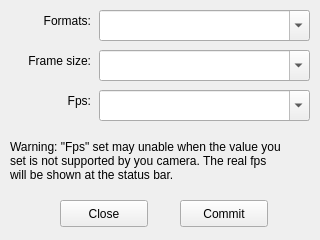
<?xml version="1.0" encoding="UTF-8"?>
<ui version="4.0">
 <class>PinWindow</class>
 <widget class="QWidget" name="PinWindow">
  <property name="geometry">
   <rect>
    <x>0</x>
    <y>0</y>
    <width>320</width>
    <height>240</height>
   </rect>
  </property>
  <property name="minimumSize">
   <size>
    <width>320</width>
    <height>240</height>
   </size>
  </property>
  <property name="maximumSize">
   <size>
    <width>320</width>
    <height>240</height>
   </size>
  </property>
  <property name="windowTitle">
   <string>Pin</string>
  </property>
  <widget class="QComboBox" name="dpiSelect">
   <property name="geometry">
    <rect>
     <x>99</x>
     <y>50</y>
     <width>211</width>
     <height>31</height>
    </rect>
   </property>
   <property name="sizePolicy">
    <sizepolicy hsizetype="Minimum" vsizetype="Fixed">
     <horstretch>0</horstretch>
     <verstretch>0</verstretch>
    </sizepolicy>
   </property>
   <property name="minimumSize">
    <size>
     <width>200</width>
     <height>0</height>
    </size>
   </property>
   <property name="editable">
    <bool>true</bool>
   </property>
  </widget>
  <widget class="QComboBox" name="fpsSelect">
   <property name="geometry">
    <rect>
     <x>99</x>
     <y>90</y>
     <width>211</width>
     <height>31</height>
    </rect>
   </property>
   <property name="sizePolicy">
    <sizepolicy hsizetype="Minimum" vsizetype="Fixed">
     <horstretch>0</horstretch>
     <verstretch>0</verstretch>
    </sizepolicy>
   </property>
   <property name="minimumSize">
    <size>
     <width>200</width>
     <height>0</height>
    </size>
   </property>
   <property name="editable">
    <bool>true</bool>
   </property>
  </widget>
  <widget class="QLabel" name="label_8">
   <property name="geometry">
    <rect>
     <x>20</x>
     <y>50</y>
     <width>71</width>
     <height>21</height>
    </rect>
   </property>
   <property name="sizePolicy">
    <sizepolicy hsizetype="Maximum" vsizetype="Preferred">
     <horstretch>0</horstretch>
     <verstretch>0</verstretch>
    </sizepolicy>
   </property>
   <property name="text">
    <string>Frame size:</string>
   </property>
   <property name="alignment">
    <set>Qt::AlignRight|Qt::AlignTrailing|Qt::AlignVCenter</set>
   </property>
  </widget>
  <widget class="QLabel" name="label_9">
   <property name="geometry">
    <rect>
     <x>20</x>
     <y>90</y>
     <width>71</width>
     <height>21</height>
    </rect>
   </property>
   <property name="sizePolicy">
    <sizepolicy hsizetype="Maximum" vsizetype="Preferred">
     <horstretch>0</horstretch>
     <verstretch>0</verstretch>
    </sizepolicy>
   </property>
   <property name="text">
    <string>Fps:</string>
   </property>
   <property name="alignment">
    <set>Qt::AlignRight|Qt::AlignTrailing|Qt::AlignVCenter</set>
   </property>
  </widget>
  <widget class="QPushButton" name="cancelButton">
   <property name="geometry">
    <rect>
     <x>60</x>
     <y>200</y>
     <width>88</width>
     <height>27</height>
    </rect>
   </property>
   <property name="text">
    <string>Close</string>
   </property>
  </widget>
  <widget class="QPushButton" name="commitButton">
   <property name="geometry">
    <rect>
     <x>180</x>
     <y>200</y>
     <width>88</width>
     <height>27</height>
    </rect>
   </property>
   <property name="text">
    <string>Commit</string>
   </property>
  </widget>
  <widget class="QLabel" name="label_10">
   <property name="geometry">
    <rect>
     <x>20</x>
     <y>10</y>
     <width>71</width>
     <height>21</height>
    </rect>
   </property>
   <property name="sizePolicy">
    <sizepolicy hsizetype="Maximum" vsizetype="Preferred">
     <horstretch>0</horstretch>
     <verstretch>0</verstretch>
    </sizepolicy>
   </property>
   <property name="text">
    <string>Formats:</string>
   </property>
   <property name="alignment">
    <set>Qt::AlignRight|Qt::AlignTrailing|Qt::AlignVCenter</set>
   </property>
  </widget>
  <widget class="QComboBox" name="matSelect">
   <property name="geometry">
    <rect>
     <x>99</x>
     <y>10</y>
     <width>211</width>
     <height>31</height>
    </rect>
   </property>
   <property name="sizePolicy">
    <sizepolicy hsizetype="Minimum" vsizetype="Fixed">
     <horstretch>0</horstretch>
     <verstretch>0</verstretch>
    </sizepolicy>
   </property>
   <property name="minimumSize">
    <size>
     <width>200</width>
     <height>0</height>
    </size>
   </property>
   <property name="editable">
    <bool>true</bool>
   </property>
  </widget>
  <widget class="QLabel" name="label_11">
   <property name="geometry">
    <rect>
     <x>10</x>
     <y>130</y>
     <width>311</width>
     <height>61</height>
    </rect>
   </property>
   <property name="sizePolicy">
    <sizepolicy hsizetype="Maximum" vsizetype="Preferred">
     <horstretch>0</horstretch>
     <verstretch>0</verstretch>
    </sizepolicy>
   </property>
   <property name="text">
    <string>Warning: &quot;Fps&quot; set may unable when the value you
set is not supported by you camera. The real fps
will be shown at the status bar.</string>
   </property>
  </widget>
 </widget>
 <resources/>
 <connections/>
</ui>
